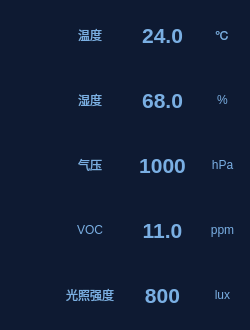
<?xml version="1.0" encoding="UTF-8"?>
<ui version="4.0">
 <class>WaterTop</class>
 <widget class="QWidget" name="WaterTop">
  <property name="geometry">
   <rect>
    <x>0</x>
    <y>0</y>
    <width>250</width>
    <height>330</height>
   </rect>
  </property>
  <property name="minimumSize">
   <size>
    <width>250</width>
    <height>330</height>
   </size>
  </property>
  <property name="maximumSize">
   <size>
    <width>999</width>
    <height>9999</height>
   </size>
  </property>
  <property name="windowTitle">
   <string>Form</string>
  </property>
  <property name="styleSheet">
   <string notr="true">#WaterTop
{
background-color: rgb(14, 26, 50);
}
#widget
{
background-color: rgb(14, 26, 50);
}
QWidget
{
border:0px
}
QLabel
{
color: rgb(122, 175, 227);
font: 12pt &quot;楷体&quot;;
border:0px
}</string>
  </property>
  <layout class="QVBoxLayout" name="verticalLayout_2" stretch="0">
   <property name="spacing">
    <number>0</number>
   </property>
   <property name="leftMargin">
    <number>0</number>
   </property>
   <property name="topMargin">
    <number>0</number>
   </property>
   <property name="rightMargin">
    <number>0</number>
   </property>
   <property name="bottomMargin">
    <number>0</number>
   </property>
   <item>
    <widget class="QWidget" name="widget" native="true">
     <property name="minimumSize">
      <size>
       <width>250</width>
       <height>330</height>
      </size>
     </property>
     <property name="maximumSize">
      <size>
       <width>999</width>
       <height>9999</height>
      </size>
     </property>
     <layout class="QVBoxLayout" name="verticalLayout">
      <property name="spacing">
       <number>0</number>
      </property>
      <property name="leftMargin">
       <number>0</number>
      </property>
      <property name="topMargin">
       <number>0</number>
      </property>
      <property name="rightMargin">
       <number>0</number>
      </property>
      <property name="bottomMargin">
       <number>0</number>
      </property>
      <item>
       <widget class="QWidget" name="TempWidget" native="true">
        <property name="minimumSize">
         <size>
          <width>0</width>
          <height>60</height>
         </size>
        </property>
        <property name="maximumSize">
         <size>
          <width>16777215</width>
          <height>60</height>
         </size>
        </property>
        <property name="styleSheet">
         <string notr="true">#TempWidget
{

}</string>
        </property>
        <layout class="QHBoxLayout" name="horizontalLayout">
         <property name="spacing">
          <number>5</number>
         </property>
         <property name="leftMargin">
          <number>0</number>
         </property>
         <property name="topMargin">
          <number>0</number>
         </property>
         <property name="rightMargin">
          <number>0</number>
         </property>
         <property name="bottomMargin">
          <number>0</number>
         </property>
         <item>
          <widget class="QLabel" name="TempIcon">
           <property name="minimumSize">
            <size>
             <width>45</width>
             <height>45</height>
            </size>
           </property>
           <property name="maximumSize">
            <size>
             <width>45</width>
             <height>45</height>
            </size>
           </property>
           <property name="text">
            <string/>
           </property>
           <property name="pixmap">
            <pixmap resource="res.qrc">:/ptr/Temp.png</pixmap>
           </property>
           <property name="scaledContents">
            <bool>true</bool>
           </property>
          </widget>
         </item>
         <item>
          <widget class="QLabel" name="TempName">
           <property name="minimumSize">
            <size>
             <width>80</width>
             <height>50</height>
            </size>
           </property>
           <property name="maximumSize">
            <size>
             <width>999</width>
             <height>999</height>
            </size>
           </property>
           <property name="text">
            <string>温度</string>
           </property>
           <property name="alignment">
            <set>Qt::AlignCenter</set>
           </property>
          </widget>
         </item>
         <item>
          <widget class="QLabel" name="TempValue">
           <property name="minimumSize">
            <size>
             <width>30</width>
             <height>50</height>
            </size>
           </property>
           <property name="maximumSize">
            <size>
             <width>999</width>
             <height>999</height>
            </size>
           </property>
           <property name="styleSheet">
            <string notr="true">font: 16pt ;
font-weight:bold;
</string>
           </property>
           <property name="text">
            <string>24.0</string>
           </property>
           <property name="alignment">
            <set>Qt::AlignCenter</set>
           </property>
          </widget>
         </item>
         <item>
          <widget class="QLabel" name="TempUnit">
           <property name="minimumSize">
            <size>
             <width>30</width>
             <height>50</height>
            </size>
           </property>
           <property name="maximumSize">
            <size>
             <width>999</width>
             <height>999</height>
            </size>
           </property>
           <property name="text">
            <string>℃</string>
           </property>
           <property name="alignment">
            <set>Qt::AlignCenter</set>
           </property>
          </widget>
         </item>
        </layout>
       </widget>
      </item>
      <item>
       <widget class="QWidget" name="HumidityWidget" native="true">
        <property name="minimumSize">
         <size>
          <width>0</width>
          <height>60</height>
         </size>
        </property>
        <property name="maximumSize">
         <size>
          <width>16777215</width>
          <height>60</height>
         </size>
        </property>
        <layout class="QHBoxLayout" name="horizontalLayout_2">
         <property name="spacing">
          <number>5</number>
         </property>
         <property name="leftMargin">
          <number>0</number>
         </property>
         <property name="topMargin">
          <number>0</number>
         </property>
         <property name="rightMargin">
          <number>0</number>
         </property>
         <property name="bottomMargin">
          <number>0</number>
         </property>
         <item>
          <widget class="QLabel" name="HumidityIcon">
           <property name="minimumSize">
            <size>
             <width>45</width>
             <height>45</height>
            </size>
           </property>
           <property name="maximumSize">
            <size>
             <width>45</width>
             <height>45</height>
            </size>
           </property>
           <property name="text">
            <string/>
           </property>
           <property name="pixmap">
            <pixmap resource="res.qrc">:/ptr/humidity.png</pixmap>
           </property>
           <property name="scaledContents">
            <bool>true</bool>
           </property>
          </widget>
         </item>
         <item>
          <widget class="QLabel" name="HumidityName">
           <property name="minimumSize">
            <size>
             <width>80</width>
             <height>50</height>
            </size>
           </property>
           <property name="maximumSize">
            <size>
             <width>999</width>
             <height>999</height>
            </size>
           </property>
           <property name="text">
            <string>湿度</string>
           </property>
           <property name="alignment">
            <set>Qt::AlignCenter</set>
           </property>
          </widget>
         </item>
         <item>
          <widget class="QLabel" name="HumidityValue">
           <property name="minimumSize">
            <size>
             <width>30</width>
             <height>50</height>
            </size>
           </property>
           <property name="maximumSize">
            <size>
             <width>999</width>
             <height>999</height>
            </size>
           </property>
           <property name="styleSheet">
            <string notr="true">font: 16pt ;
font-weight:bold;
</string>
           </property>
           <property name="text">
            <string>68.0</string>
           </property>
           <property name="alignment">
            <set>Qt::AlignCenter</set>
           </property>
          </widget>
         </item>
         <item>
          <widget class="QLabel" name="HumidityUnit">
           <property name="minimumSize">
            <size>
             <width>30</width>
             <height>50</height>
            </size>
           </property>
           <property name="maximumSize">
            <size>
             <width>999</width>
             <height>999</height>
            </size>
           </property>
           <property name="text">
            <string>%</string>
           </property>
           <property name="alignment">
            <set>Qt::AlignCenter</set>
           </property>
          </widget>
         </item>
        </layout>
       </widget>
      </item>
      <item>
       <widget class="QWidget" name="PressureWidget" native="true">
        <property name="minimumSize">
         <size>
          <width>0</width>
          <height>60</height>
         </size>
        </property>
        <property name="maximumSize">
         <size>
          <width>16777215</width>
          <height>60</height>
         </size>
        </property>
        <property name="styleSheet">
         <string notr="true"/>
        </property>
        <layout class="QHBoxLayout" name="horizontalLayout_3">
         <property name="spacing">
          <number>5</number>
         </property>
         <property name="leftMargin">
          <number>0</number>
         </property>
         <property name="topMargin">
          <number>0</number>
         </property>
         <property name="rightMargin">
          <number>0</number>
         </property>
         <property name="bottomMargin">
          <number>0</number>
         </property>
         <item>
          <widget class="QLabel" name="PressureIcon">
           <property name="minimumSize">
            <size>
             <width>45</width>
             <height>45</height>
            </size>
           </property>
           <property name="maximumSize">
            <size>
             <width>45</width>
             <height>45</height>
            </size>
           </property>
           <property name="text">
            <string/>
           </property>
           <property name="pixmap">
            <pixmap resource="res.qrc">:/ptr/pressure.png</pixmap>
           </property>
           <property name="scaledContents">
            <bool>true</bool>
           </property>
          </widget>
         </item>
         <item>
          <widget class="QLabel" name="PressureName">
           <property name="minimumSize">
            <size>
             <width>80</width>
             <height>50</height>
            </size>
           </property>
           <property name="maximumSize">
            <size>
             <width>999</width>
             <height>999</height>
            </size>
           </property>
           <property name="text">
            <string>气压</string>
           </property>
           <property name="alignment">
            <set>Qt::AlignCenter</set>
           </property>
          </widget>
         </item>
         <item>
          <widget class="QLabel" name="PressureValue">
           <property name="minimumSize">
            <size>
             <width>30</width>
             <height>50</height>
            </size>
           </property>
           <property name="maximumSize">
            <size>
             <width>999</width>
             <height>999</height>
            </size>
           </property>
           <property name="styleSheet">
            <string notr="true">font: 16pt ;
font-weight:bold;
</string>
           </property>
           <property name="text">
            <string>1000</string>
           </property>
           <property name="alignment">
            <set>Qt::AlignCenter</set>
           </property>
          </widget>
         </item>
         <item>
          <widget class="QLabel" name="PressureUnit">
           <property name="minimumSize">
            <size>
             <width>30</width>
             <height>50</height>
            </size>
           </property>
           <property name="maximumSize">
            <size>
             <width>999</width>
             <height>999</height>
            </size>
           </property>
           <property name="text">
            <string>hPa</string>
           </property>
           <property name="alignment">
            <set>Qt::AlignCenter</set>
           </property>
          </widget>
         </item>
        </layout>
       </widget>
      </item>
      <item>
       <widget class="QWidget" name="VocWidget" native="true">
        <property name="minimumSize">
         <size>
          <width>0</width>
          <height>60</height>
         </size>
        </property>
        <property name="maximumSize">
         <size>
          <width>16777215</width>
          <height>60</height>
         </size>
        </property>
        <layout class="QHBoxLayout" name="horizontalLayout_4">
         <property name="spacing">
          <number>5</number>
         </property>
         <property name="leftMargin">
          <number>0</number>
         </property>
         <property name="topMargin">
          <number>0</number>
         </property>
         <property name="rightMargin">
          <number>0</number>
         </property>
         <property name="bottomMargin">
          <number>0</number>
         </property>
         <item>
          <widget class="QLabel" name="VocIcon">
           <property name="minimumSize">
            <size>
             <width>45</width>
             <height>45</height>
            </size>
           </property>
           <property name="maximumSize">
            <size>
             <width>45</width>
             <height>45</height>
            </size>
           </property>
           <property name="text">
            <string/>
           </property>
           <property name="pixmap">
            <pixmap resource="res.qrc">:/ptr/voc.png</pixmap>
           </property>
           <property name="scaledContents">
            <bool>true</bool>
           </property>
          </widget>
         </item>
         <item>
          <widget class="QLabel" name="VocName">
           <property name="minimumSize">
            <size>
             <width>80</width>
             <height>50</height>
            </size>
           </property>
           <property name="maximumSize">
            <size>
             <width>999</width>
             <height>999</height>
            </size>
           </property>
           <property name="text">
            <string>VOC</string>
           </property>
           <property name="alignment">
            <set>Qt::AlignCenter</set>
           </property>
          </widget>
         </item>
         <item>
          <widget class="QLabel" name="VocValue">
           <property name="minimumSize">
            <size>
             <width>30</width>
             <height>50</height>
            </size>
           </property>
           <property name="maximumSize">
            <size>
             <width>999</width>
             <height>999</height>
            </size>
           </property>
           <property name="styleSheet">
            <string notr="true">font: 16pt ;
font-weight:bold;
</string>
           </property>
           <property name="text">
            <string>11.0</string>
           </property>
           <property name="alignment">
            <set>Qt::AlignCenter</set>
           </property>
          </widget>
         </item>
         <item>
          <widget class="QLabel" name="VocUnit">
           <property name="minimumSize">
            <size>
             <width>30</width>
             <height>50</height>
            </size>
           </property>
           <property name="maximumSize">
            <size>
             <width>999</width>
             <height>999</height>
            </size>
           </property>
           <property name="text">
            <string>ppm</string>
           </property>
           <property name="alignment">
            <set>Qt::AlignCenter</set>
           </property>
          </widget>
         </item>
        </layout>
       </widget>
      </item>
      <item>
       <widget class="QWidget" name="LightWidget" native="true">
        <property name="minimumSize">
         <size>
          <width>0</width>
          <height>60</height>
         </size>
        </property>
        <property name="maximumSize">
         <size>
          <width>16777215</width>
          <height>60</height>
         </size>
        </property>
        <layout class="QHBoxLayout" name="horizontalLayout_5">
         <property name="spacing">
          <number>5</number>
         </property>
         <property name="leftMargin">
          <number>0</number>
         </property>
         <property name="topMargin">
          <number>0</number>
         </property>
         <property name="rightMargin">
          <number>0</number>
         </property>
         <property name="bottomMargin">
          <number>0</number>
         </property>
         <item>
          <widget class="QLabel" name="LightIcon">
           <property name="minimumSize">
            <size>
             <width>45</width>
             <height>45</height>
            </size>
           </property>
           <property name="maximumSize">
            <size>
             <width>45</width>
             <height>45</height>
            </size>
           </property>
           <property name="text">
            <string/>
           </property>
           <property name="pixmap">
            <pixmap resource="res.qrc">:/ptr/Light.png</pixmap>
           </property>
           <property name="scaledContents">
            <bool>true</bool>
           </property>
          </widget>
         </item>
         <item>
          <widget class="QLabel" name="LightName">
           <property name="minimumSize">
            <size>
             <width>80</width>
             <height>50</height>
            </size>
           </property>
           <property name="maximumSize">
            <size>
             <width>999</width>
             <height>999</height>
            </size>
           </property>
           <property name="text">
            <string>光照强度</string>
           </property>
           <property name="alignment">
            <set>Qt::AlignCenter</set>
           </property>
          </widget>
         </item>
         <item>
          <widget class="QLabel" name="LightValue">
           <property name="minimumSize">
            <size>
             <width>30</width>
             <height>50</height>
            </size>
           </property>
           <property name="maximumSize">
            <size>
             <width>999</width>
             <height>999</height>
            </size>
           </property>
           <property name="styleSheet">
            <string notr="true">font: 16pt ;
font-weight:bold;
</string>
           </property>
           <property name="text">
            <string>800</string>
           </property>
           <property name="alignment">
            <set>Qt::AlignCenter</set>
           </property>
          </widget>
         </item>
         <item>
          <widget class="QLabel" name="LightUnit">
           <property name="minimumSize">
            <size>
             <width>30</width>
             <height>50</height>
            </size>
           </property>
           <property name="maximumSize">
            <size>
             <width>999</width>
             <height>999</height>
            </size>
           </property>
           <property name="text">
            <string>lux</string>
           </property>
           <property name="alignment">
            <set>Qt::AlignCenter</set>
           </property>
          </widget>
         </item>
        </layout>
       </widget>
      </item>
     </layout>
    </widget>
   </item>
  </layout>
 </widget>
 <resources>
  <include location="res.qrc"/>
 </resources>
 <connections/>
</ui>
